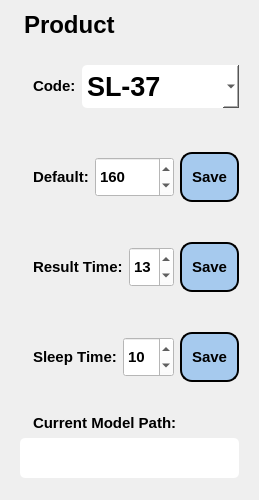
        <widget class="QWidget" name="widget_product" native="true">
         <property name="minimumSize">
          <size>
           <width>0</width>
           <height>500</height>
          </size>
         </property>
         <layout class="QGridLayout" name="gridLayout_11">
          <item row="2" column="0" colspan="2">
           <widget class="QWidget" name="widget_43" native="true">
            <property name="sizePolicy">
             <sizepolicy hsizetype="Preferred" vsizetype="Preferred">
              <horstretch>0</horstretch>
              <verstretch>0</verstretch>
             </sizepolicy>
            </property>
            <property name="maximumSize">
             <size>
              <width>16777215</width>
              <height>11111</height>
             </size>
            </property>
            <layout class="QGridLayout" name="gridLayout_12">
             <item row="0" column="2" colspan="2">
              <widget class="QComboBox" name="combobox_product">
               <property name="minimumSize">
                <size>
                 <width>0</width>
                 <height>40</height>
                </size>
               </property>
               <property name="font">
                <font>
                 <pointsize>20</pointsize>
                 <weight>75</weight>
                 <bold>true</bold>
                </font>
               </property>
               <property name="styleSheet">
                <string notr="true">background-color:  white;
border-radius: 5px;
padding: 5px;</string>
               </property>
               <property name="maxVisibleItems">
                <number>20</number>
               </property>
               <property name="iconSize">
                <size>
                 <width>16</width>
                 <height>16</height>
                </size>
               </property>
               <item>
                <property name="text">
                 <string>SL-37</string>
                </property>
               </item>
               <item>
                <property name="text">
                 <string>SL-40</string>
                </property>
               </item>
               <item>
                <property name="text">
                 <string>SL-32C</string>
                </property>
               </item>
               <item>
                <property name="text">
                 <string>IS-35R</string>
                </property>
               </item>
               <item>
                <property name="text">
                 <string>IS-40</string>
                </property>
               </item>
               <item>
                <property name="text">
                 <string>SL-32R</string>
                </property>
               </item>
               <item>
                <property name="text">
                 <string>SL-320</string>
                </property>
               </item>
               <item>
                <property name="text">
                 <string>E-20</string>
                </property>
               </item>
               <item>
                <property name="text">
                 <string>BL-40</string>
                </property>
               </item>
               <item>
                <property name="text">
                 <string>SL-870L</string>
                </property>
               </item>
               <item>
                <property name="text">
                 <string>BL-45</string>
                </property>
               </item>
              </widget>
             </item>
             <item row="0" column="0">
              <widget class="QLabel" name="label_61">
               <property name="sizePolicy">
                <sizepolicy hsizetype="Fixed" vsizetype="Fixed">
                 <horstretch>0</horstretch>
                 <verstretch>0</verstretch>
                </sizepolicy>
               </property>
               <property name="text">
                <string/>
               </property>
               <property name="pixmap">
                <pixmap>all-icons/accept-database-24.png</pixmap>
               </property>
              </widget>
             </item>
             <item row="0" column="1">
              <widget class="QLabel" name="label_62">
               <property name="sizePolicy">
                <sizepolicy hsizetype="Fixed" vsizetype="Fixed">
                 <horstretch>0</horstretch>
                 <verstretch>0</verstretch>
                </sizepolicy>
               </property>
               <property name="font">
                <font>
                 <pointsize>11</pointsize>
                 <weight>75</weight>
                 <bold>true</bold>
                </font>
               </property>
               <property name="text">
                <string>Code:</string>
               </property>
              </widget>
             </item>
            </layout>
           </widget>
          </item>
          <item row="6" column="0" colspan="2">
           <widget class="QWidget" name="widget_44" native="true">
            <property name="sizePolicy">
             <sizepolicy hsizetype="Preferred" vsizetype="Minimum">
              <horstretch>0</horstretch>
              <verstretch>0</verstretch>
             </sizepolicy>
            </property>
            <property name="maximumSize">
             <size>
              <width>16777215</width>
              <height>11111</height>
             </size>
            </property>
            <layout class="QGridLayout" name="gridLayout_9">
             <item row="2" column="0" colspan="3">
              <widget class="QLabel" name="current_model_path">
               <property name="sizePolicy">
                <sizepolicy hsizetype="Preferred" vsizetype="Fixed">
                 <horstretch>0</horstretch>
                 <verstretch>0</verstretch>
                </sizepolicy>
               </property>
               <property name="minimumSize">
                <size>
                 <width>0</width>
                 <height>40</height>
                </size>
               </property>
               <property name="maximumSize">
                <size>
                 <width>2000000</width>
                 <height>16777215</height>
                </size>
               </property>
               <property name="font">
                <font>
                 <pointsize>10</pointsize>
                 <weight>75</weight>
                 <bold>true</bold>
                </font>
               </property>
               <property name="styleSheet">
                <string notr="true">background-color:  white;
border-radius: 5px;
padding: 5px;</string>
               </property>
               <property name="text">
                <string/>
               </property>
              </widget>
             </item>
             <item row="1" column="0">
              <widget class="QLabel" name="label_63">
               <property name="sizePolicy">
                <sizepolicy hsizetype="Fixed" vsizetype="Preferred">
                 <horstretch>0</horstretch>
                 <verstretch>0</verstretch>
                </sizepolicy>
               </property>
               <property name="text">
                <string/>
               </property>
               <property name="pixmap">
                <pixmap>all-icons/folder-2-24.png</pixmap>
               </property>
              </widget>
             </item>
             <item row="1" column="1">
              <widget class="QLabel" name="label_66">
               <property name="sizePolicy">
                <sizepolicy hsizetype="Fixed" vsizetype="Fixed">
                 <horstretch>0</horstretch>
                 <verstretch>0</verstretch>
                </sizepolicy>
               </property>
               <property name="font">
                <font>
                 <pointsize>11</pointsize>
                 <weight>75</weight>
                 <bold>true</bold>
                </font>
               </property>
               <property name="text">
                <string>Current Model Path:</string>
               </property>
              </widget>
             </item>
            </layout>
           </widget>
          </item>
          <item row="1" column="1">
           <widget class="QLabel" name="label_69">
            <property name="sizePolicy">
             <sizepolicy hsizetype="Preferred" vsizetype="Fixed">
              <horstretch>0</horstretch>
              <verstretch>0</verstretch>
             </sizepolicy>
            </property>
            <property name="font">
             <font>
              <pointsize>18</pointsize>
              <weight>75</weight>
              <bold>true</bold>
             </font>
            </property>
            <property name="text">
             <string>Product</string>
            </property>
           </widget>
          </item>
          <item row="1" column="0">
           <widget class="QLabel" name="label_71">
            <property name="sizePolicy">
             <sizepolicy hsizetype="Fixed" vsizetype="Preferred">
              <horstretch>0</horstretch>
              <verstretch>0</verstretch>
             </sizepolicy>
            </property>
            <property name="text">
             <string/>
            </property>
            <property name="pixmap">
             <pixmap>all-icons/box.png</pixmap>
            </property>
           </widget>
          </item>
          <item row="4" column="0" colspan="2">
           <widget class="QWidget" name="widget_48" native="true">
            <layout class="QHBoxLayout" name="horizontalLayout_3">
             <item>
              <widget class="QLabel" name="label_73">
               <property name="sizePolicy">
                <sizepolicy hsizetype="Fixed" vsizetype="Fixed">
                 <horstretch>0</horstretch>
                 <verstretch>0</verstretch>
                </sizepolicy>
               </property>
               <property name="text">
                <string/>
               </property>
               <property name="pixmap">
                <pixmap>all-icons/counterclockwise.png</pixmap>
               </property>
              </widget>
             </item>
             <item>
              <widget class="QLabel" name="label_72">
               <property name="sizePolicy">
                <sizepolicy hsizetype="Fixed" vsizetype="Fixed">
                 <horstretch>0</horstretch>
                 <verstretch>0</verstretch>
                </sizepolicy>
               </property>
               <property name="font">
                <font>
                 <pointsize>11</pointsize>
                 <weight>75</weight>
                 <bold>true</bold>
                </font>
               </property>
               <property name="text">
                <string>Result Time:</string>
               </property>
              </widget>
             </item>
             <item>
              <widget class="QSpinBox" name="spinbox_result_time">
               <property name="enabled">
                <bool>true</bool>
               </property>
               <property name="sizePolicy">
                <sizepolicy hsizetype="Minimum" vsizetype="Fixed">
                 <horstretch>0</horstretch>
                 <verstretch>40</verstretch>
                </sizepolicy>
               </property>
               <property name="minimumSize">
                <size>
                 <width>0</width>
                 <height>40</height>
                </size>
               </property>
               <property name="maximumSize">
                <size>
                 <width>2000</width>
                 <height>40</height>
                </size>
               </property>
               <property name="font">
                <font>
                 <pointsize>11</pointsize>
                 <weight>75</weight>
                 <bold>true</bold>
                </font>
               </property>
               <property name="styleSheet">
                <string notr="true">background-color: rgb(255, 255, 255);
</string>
               </property>
               <property name="minimum">
                <number>1</number>
               </property>
               <property name="maximum">
                <number>15</number>
               </property>
               <property name="value">
                <number>13</number>
               </property>
              </widget>
             </item>
             <item>
              <widget class="QPushButton" name="button_save_result_time">
               <property name="enabled">
                <bool>true</bool>
               </property>
               <property name="sizePolicy">
                <sizepolicy hsizetype="Fixed" vsizetype="Fixed">
                 <horstretch>0</horstretch>
                 <verstretch>0</verstretch>
                </sizepolicy>
               </property>
               <property name="minimumSize">
                <size>
                 <width>0</width>
                 <height>50</height>
                </size>
               </property>
               <property name="maximumSize">
                <size>
                 <width>16777215</width>
                 <height>50</height>
                </size>
               </property>
               <property name="font">
                <font>
                 <pointsize>11</pointsize>
                 <weight>75</weight>
                 <bold>true</bold>
                </font>
               </property>
               <property name="styleSheet">
                <string notr="true">QPushButton {
    background-color: #A6CAEE;
    border: 2px solid black;
    border-radius: 12px;
padding: 10px 10px;
}

QPushButton:hover {
    background-color: qlineargradient(
spread:pad, 
x1:0, y1:0, x2:0, y2:1, 

stop:0 #738B95, 
stop:1 #BAE5F5
    );
}

QPushButton:pressed {
    background-color: qlineargradient(
spread:pad, 
x1:0, y1:0, x2:0, y2:1, 
stop:0  #BAE5F5, 
stop:1 #738B95
);
    padding-top: 6px;   /* tạo cảm giác ấn xuống */
}</string>
               </property>
               <property name="text">
                <string>Save</string>
               </property>
               <property name="icon">
                <iconset>
                 <normaloff>all-icons/save-24.png</normaloff>all-icons/save-24.png</iconset>
               </property>
               <property name="iconSize">
                <size>
                 <width>32</width>
                 <height>32</height>
                </size>
               </property>
              </widget>
             </item>
            </layout>
           </widget>
          </item>
          <item row="3" column="0" colspan="2">
           <widget class="QWidget" name="widget_6" native="true">
            <layout class="QHBoxLayout" name="horizontalLayout_2">
             <item>
              <widget class="QLabel" name="label_64">
               <property name="sizePolicy">
                <sizepolicy hsizetype="Fixed" vsizetype="Fixed">
                 <horstretch>0</horstretch>
                 <verstretch>0</verstretch>
                </sizepolicy>
               </property>
               <property name="text">
                <string/>
               </property>
               <property name="pixmap">
                <pixmap>all-icons/sum.png</pixmap>
               </property>
              </widget>
             </item>
             <item>
              <widget class="QLabel" name="label_70">
               <property name="sizePolicy">
                <sizepolicy hsizetype="Fixed" vsizetype="Fixed">
                 <horstretch>0</horstretch>
                 <verstretch>0</verstretch>
                </sizepolicy>
               </property>
               <property name="font">
                <font>
                 <pointsize>11</pointsize>
                 <weight>75</weight>
                 <bold>true</bold>
                </font>
               </property>
               <property name="text">
                <string>Default:</string>
               </property>
              </widget>
             </item>
             <item>
              <widget class="QSpinBox" name="spinbox_default_value">
               <property name="sizePolicy">
                <sizepolicy hsizetype="Minimum" vsizetype="Fixed">
                 <horstretch>0</horstretch>
                 <verstretch>40</verstretch>
                </sizepolicy>
               </property>
               <property name="minimumSize">
                <size>
                 <width>0</width>
                 <height>40</height>
                </size>
               </property>
               <property name="maximumSize">
                <size>
                 <width>140</width>
                 <height>40</height>
                </size>
               </property>
               <property name="font">
                <font>
                 <pointsize>11</pointsize>
                 <weight>75</weight>
                 <bold>true</bold>
                </font>
               </property>
               <property name="styleSheet">
                <string notr="true">background-color: rgb(255, 255, 255);
</string>
               </property>
               <property name="minimum">
                <number>1</number>
               </property>
               <property name="maximum">
                <number>10000</number>
               </property>
               <property name="value">
                <number>160</number>
               </property>
              </widget>
             </item>
             <item>
              <widget class="QPushButton" name="button_on_save_default">
               <property name="sizePolicy">
                <sizepolicy hsizetype="Fixed" vsizetype="Fixed">
                 <horstretch>0</horstretch>
                 <verstretch>0</verstretch>
                </sizepolicy>
               </property>
               <property name="minimumSize">
                <size>
                 <width>0</width>
                 <height>50</height>
                </size>
               </property>
               <property name="maximumSize">
                <size>
                 <width>16777215</width>
                 <height>50</height>
                </size>
               </property>
               <property name="font">
                <font>
                 <pointsize>11</pointsize>
                 <weight>75</weight>
                 <bold>true</bold>
                </font>
               </property>
               <property name="styleSheet">
                <string notr="true">QPushButton {
    background-color: #A6CAEE;
    border: 2px solid black;
    border-radius: 12px;
padding: 10px 10px;
}

QPushButton:hover {
    background-color: qlineargradient(
spread:pad, 
x1:0, y1:0, x2:0, y2:1, 

stop:0 #738B95, 
stop:1 #BAE5F5
    );
}

QPushButton:pressed {
    background-color: qlineargradient(
spread:pad, 
x1:0, y1:0, x2:0, y2:1, 
stop:0  #BAE5F5, 
stop:1 #738B95
);
    padding-top: 6px;   /* tạo cảm giác ấn xuống */
}</string>
               </property>
               <property name="text">
                <string>Save</string>
               </property>
               <property name="icon">
                <iconset>
                 <normaloff>all-icons/save-24.png</normaloff>all-icons/save-24.png</iconset>
               </property>
               <property name="iconSize">
                <size>
                 <width>32</width>
                 <height>32</height>
                </size>
               </property>
              </widget>
             </item>
            </layout>
           </widget>
          </item>
          <item row="5" column="0" colspan="2">
           <widget class="QWidget" name="widget_49" native="true">
            <layout class="QHBoxLayout" name="horizontalLayout_16">
             <item>
              <widget class="QLabel" name="label_74">
               <property name="sizePolicy">
                <sizepolicy hsizetype="Fixed" vsizetype="Fixed">
                 <horstretch>0</horstretch>
                 <verstretch>0</verstretch>
                </sizepolicy>
               </property>
               <property name="text">
                <string/>
               </property>
               <property name="pixmap">
                <pixmap>all-icons/counterclockwise.png</pixmap>
               </property>
              </widget>
             </item>
             <item>
              <widget class="QLabel" name="label_75">
               <property name="sizePolicy">
                <sizepolicy hsizetype="Fixed" vsizetype="Fixed">
                 <horstretch>0</horstretch>
                 <verstretch>0</verstretch>
                </sizepolicy>
               </property>
               <property name="font">
                <font>
                 <pointsize>11</pointsize>
                 <weight>75</weight>
                 <bold>true</bold>
                </font>
               </property>
               <property name="text">
                <string>Sleep Time:</string>
               </property>
              </widget>
             </item>
             <item>
              <widget class="QSpinBox" name="spinbox_sleep_time">
               <property name="enabled">
                <bool>true</bool>
               </property>
               <property name="sizePolicy">
                <sizepolicy hsizetype="Minimum" vsizetype="Fixed">
                 <horstretch>0</horstretch>
                 <verstretch>40</verstretch>
                </sizepolicy>
               </property>
               <property name="minimumSize">
                <size>
                 <width>0</width>
                 <height>40</height>
                </size>
               </property>
               <property name="maximumSize">
                <size>
                 <width>2000</width>
                 <height>40</height>
                </size>
               </property>
               <property name="font">
                <font>
                 <pointsize>11</pointsize>
                 <weight>75</weight>
                 <bold>true</bold>
                </font>
               </property>
               <property name="styleSheet">
                <string notr="true">background-color: rgb(255, 255, 255);
</string>
               </property>
               <property name="minimum">
                <number>1</number>
               </property>
               <property name="maximum">
                <number>30</number>
               </property>
               <property name="value">
                <number>10</number>
               </property>
              </widget>
             </item>
             <item>
              <widget class="QPushButton" name="button_save_sleep_time">
               <property name="enabled">
                <bool>true</bool>
               </property>
               <property name="sizePolicy">
                <sizepolicy hsizetype="Fixed" vsizetype="Fixed">
                 <horstretch>0</horstretch>
                 <verstretch>0</verstretch>
                </sizepolicy>
               </property>
               <property name="minimumSize">
                <size>
                 <width>0</width>
                 <height>50</height>
                </size>
               </property>
               <property name="maximumSize">
                <size>
                 <width>16777215</width>
                 <height>50</height>
                </size>
               </property>
               <property name="font">
                <font>
                 <pointsize>11</pointsize>
                 <weight>75</weight>
                 <bold>true</bold>
                </font>
               </property>
               <property name="styleSheet">
                <string notr="true">QPushButton {
    background-color: #A6CAEE;
    border: 2px solid black;
    border-radius: 12px;
padding: 10px 10px;
}

QPushButton:hover {
    background-color: qlineargradient(
spread:pad, 
x1:0, y1:0, x2:0, y2:1, 

stop:0 #738B95, 
stop:1 #BAE5F5
    );
}

QPushButton:pressed {
    background-color: qlineargradient(
spread:pad, 
x1:0, y1:0, x2:0, y2:1, 
stop:0  #BAE5F5, 
stop:1 #738B95
);
    padding-top: 6px;   /* tạo cảm giác ấn xuống */
}</string>
               </property>
               <property name="text">
                <string>Save</string>
               </property>
               <property name="icon">
                <iconset>
                 <normaloff>all-icons/save-24.png</normaloff>all-icons/save-24.png</iconset>
               </property>
               <property name="iconSize">
                <size>
                 <width>32</width>
                 <height>32</height>
                </size>
               </property>
              </widget>
             </item>
            </layout>
           </widget>
          </item>
         </layout>
        </widget>
